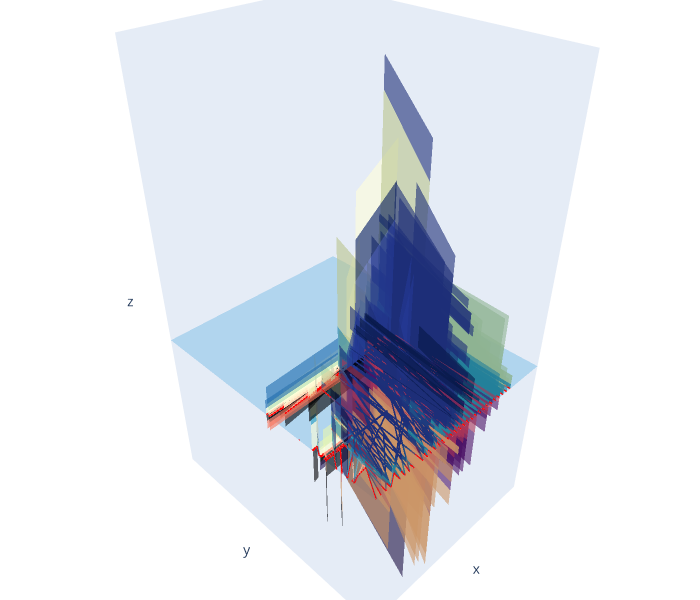

This figure's notebook cell:
### Code cell
#We may visualize the resulting vector of a signed barcode through towers of color coded rectangles in R^3.
#Below, we look at the first sampling of the data sets sampled from three annuli. For visualization, we treat each rectangle as a barcode, and apply our method.
#That is, we yield a vector for each bar of the barcode instead of one vector for the entire barcode.
#For each bar (diagonal), we plot rectangles in the positive or negative z direction, with heights equal to the values in that resulting vector of that bar (diagonal).
#The resulting figure below illustrates that our method assigns bars of small height or small width a vector of small magnitude relative to other bars.


points=Class_Annulus[0]
fig, axes = plt.subplots(1, 2, figsize=(12, 5))


kde = KernelDensity(kernel="gaussian", bandwidth=0.2).fit(points)
density = kde.score_samples(points)

sc = axes[0].scatter(*points.T, c=-density, cmap="viridis_r")
axes[0].set_aspect(1)
axes[0].set_title(f"Three Annulus Dataset (size {points.shape[0]})")
fig.colorbar(sc, ax=axes[0])


simplextree = RipsLowerstar(points=points, function=1 - density, threshold_radius=2.5)
simplextree.collapse_edges(-2)
simplextree.expansion(2)
simplextree.prune_above_dimension(2)

grid = mp.grids.compute_grid(
    simplextree,
    strategy="regular",
    resolution=50,
)


rank_sm = mp.signed_measure(
    simplextree.grid_squeeze(grid),
    degree=1,
    invariant="rank",
    plot=True,
    ax=axes[1],
)

axes[1].set_title("Signed barcode")

plt.tight_layout()
plt.show()



MPHvect_nailbed(Triple_Annulus_barcodes[0][0], multiplicities =Triple_Annulus_barcodes[0][1], number_of_triangulations=2)
